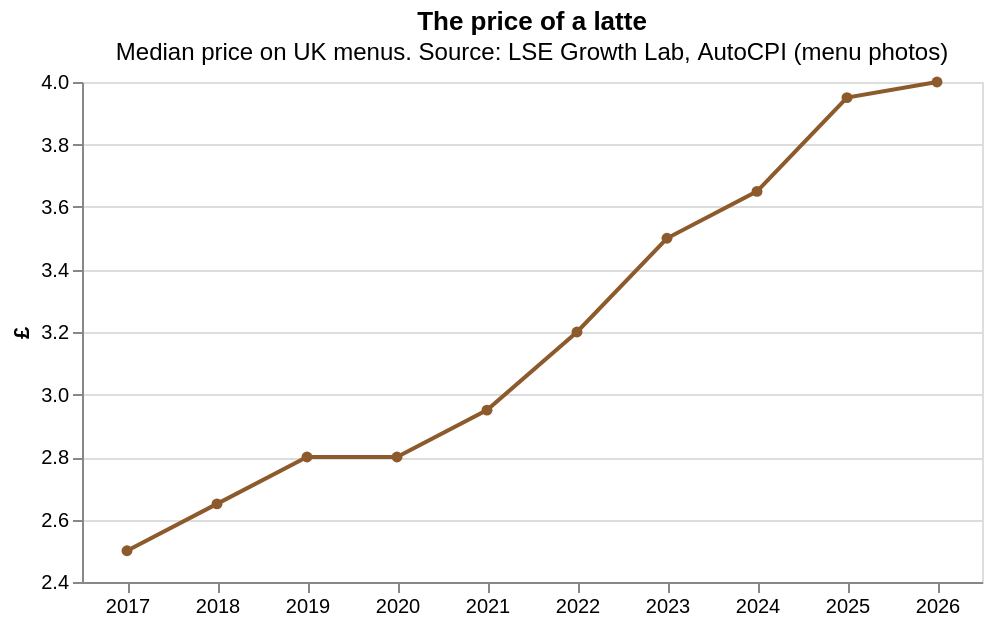

The cell this chart's notebook holds for it:
### Code cell
latte = prices[(prices["item"] == "latte") & (prices["itl1_id"] == "UK")]

alt.Chart(latte).mark_line(color="#8c5a2b", point={"color": "#8c5a2b"}).encode(
    x=alt.X("year:O").title(None).axis(labelAngle=0),
    y=alt.Y("median_price:Q").title("£").scale(zero=False),

    tooltip=[
        "year:O",
        alt.Tooltip("median_price:Q").format(".2f").title("Median (£)"),
        alt.Tooltip("prices:Q").format(",")
        ],
).properties(width=450, height=250,
             title=alt.Title("The price of a latte", subtitle="Median price on UK menus. " + SOURCE))

### Figure 1 — Vega-Lite specification as saved in the notebook (floating-point values rounded to 4 significant figures)
{"config": {"view": {"continuousWidth": 300, "continuousHeight": 300}}, "data": {"name": "data-593dfa598e284fe75b8d82b217ed9808"}, "mark": {"type": "line", "color": "#8c5a2b", "point": {"color": "#8c5a2b"}}, "encoding": {"tooltip": [{"field": "year", "type": "ordinal"}, {"field": "median_price", "format": ".2f", "title": "Median (£)", "type": "quantitative"}, {"field": "prices", "format": ",", "type": "quantitative"}], "x": {"axis": {"labelAngle": 0}, "field": "year", "title": null, "type": "ordinal"}, "y": {"field": "median_price", "scale": {"zero": false}, "title": "£", "type": "quantitative"}}, "height": 250, "title": {"text": "The price of a latte", "subtitle": "Median price on UK menus. Source: LSE Growth Lab, AutoCPI (menu photos)"}, "width": 450, "$schema": "https://vega.github.io/schema/vega-lite/v6.4.1.json", "datasets": {"data-593dfa598e284fe75b8d82b217ed9808": [{"item": "latte", "year": 2017, "itl1_id": "UK", "itl1": "United Kingdom", "prices": 1549, "median_price": 2.5}, {"item": "latte", "year": 2018, "itl1_id": "UK", "itl1": "United Kingdom", "prices": 2495, "median_price": 2.65}, {"item": "latte", "year": 2019, "itl1_id": "UK", "itl1": "United Kingdom", "prices": 3052, "median_price": 2.8}, {"item": "latte", "year": 2020, "itl1_id": "UK", "itl1": "United Kingdom", "prices": 2270, "median_price": 2.8}, {"item": "latte", "year": 2021, "itl1_id": "UK", "itl1": "United Kingdom", "prices": 3908, "median_price": 2.95}, {"item": "latte", "year": 2022, "itl1_id": "UK", "itl1": "United Kingdom", "prices": 7293, "median_price": 3.2}, {"item": "latte", "year": 2023, "itl1_id": "UK", "itl1": "United Kingdom", "prices": 11316, "median_price": 3.5}, {"item": "latte", "year": 2024, "itl1_id": "UK", "itl1": "United Kingdom", "prices": 14401, "median_price": 3.65}, {"item": "latte", "year": 2025, "itl1_id": "UK", "itl1": "United Kingdom", "prices": 22846, "median_price": 3.95}, {"item": "latte", "year": 2026, "itl1_id": "UK", "itl1": "United Kingdom", "prices": 17854, "median_price": 4.0}]}}
